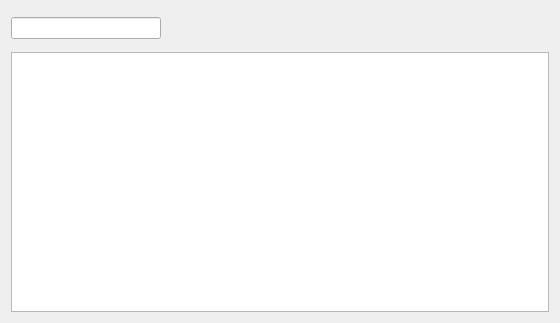
<?xml version="1.0" encoding="UTF-8"?>
<ui version="4.0">
 <class>MissionTableWidget</class>
 <widget class="QWidget" name="MissionTableWidget">
  <property name="geometry">
   <rect>
    <x>0</x>
    <y>0</y>
    <width>560</width>
    <height>323</height>
   </rect>
  </property>
  <property name="windowTitle">
   <string>Form</string>
  </property>
  <layout class="QVBoxLayout" name="verticalLayout">
   <item>
    <layout class="QHBoxLayout" name="horizontalLayout">
     <item>
      <widget class="QLineEdit" name="lineEdit">
       <property name="minimumSize">
        <size>
         <width>150</width>
         <height>0</height>
        </size>
       </property>
       <property name="maximumSize">
        <size>
         <width>150</width>
         <height>16777215</height>
        </size>
       </property>
      </widget>
     </item>
     <item>
      <widget class="QPushButton" name="pushButton">
       <property name="minimumSize">
        <size>
         <width>35</width>
         <height>35</height>
        </size>
       </property>
       <property name="maximumSize">
        <size>
         <width>35</width>
         <height>35</height>
        </size>
       </property>
       <property name="styleSheet">
        <string notr="true">border:0px;
background-color: rgba(255, 255, 255, 0);
border-image: url(:/image/search.png);</string>
       </property>
       <property name="text">
        <string/>
       </property>
      </widget>
     </item>
     <item>
      <spacer name="horizontalSpacer">
       <property name="orientation">
        <enum>Qt::Horizontal</enum>
       </property>
       <property name="sizeHint" stdset="0">
        <size>
         <width>40</width>
         <height>20</height>
        </size>
       </property>
      </spacer>
     </item>
     <item>
      <widget class="QPushButton" name="pushButton_2">
       <property name="minimumSize">
        <size>
         <width>35</width>
         <height>35</height>
        </size>
       </property>
       <property name="maximumSize">
        <size>
         <width>35</width>
         <height>35</height>
        </size>
       </property>
       <property name="styleSheet">
        <string notr="true">border:0px;
background-color: rgba(255, 255, 255, 0);
border-image: url(:/image/add.png);</string>
       </property>
       <property name="text">
        <string/>
       </property>
      </widget>
     </item>
     <item>
      <widget class="QPushButton" name="pushButton_5">
       <property name="minimumSize">
        <size>
         <width>35</width>
         <height>35</height>
        </size>
       </property>
       <property name="maximumSize">
        <size>
         <width>35</width>
         <height>35</height>
        </size>
       </property>
       <property name="styleSheet">
        <string notr="true">border:0px;
background-color: rgba(255, 255, 255, 0);
border-image: url(:/image/edit.png);</string>
       </property>
       <property name="text">
        <string/>
       </property>
      </widget>
     </item>
     <item>
      <widget class="QPushButton" name="pushButton_3">
       <property name="minimumSize">
        <size>
         <width>35</width>
         <height>35</height>
        </size>
       </property>
       <property name="maximumSize">
        <size>
         <width>35</width>
         <height>35</height>
        </size>
       </property>
       <property name="styleSheet">
        <string notr="true">border:0px;
background-color: rgba(255, 255, 255, 0);
border-image: url(:/image/delete.png);</string>
       </property>
       <property name="text">
        <string/>
       </property>
      </widget>
     </item>
     <item>
      <widget class="QPushButton" name="pushButton_4">
       <property name="minimumSize">
        <size>
         <width>35</width>
         <height>35</height>
        </size>
       </property>
       <property name="maximumSize">
        <size>
         <width>35</width>
         <height>35</height>
        </size>
       </property>
       <property name="styleSheet">
        <string notr="true">border:0px;
background-color: rgba(255, 255, 255, 0);
border-image: url(:/image/ok.png);</string>
       </property>
       <property name="text">
        <string/>
       </property>
      </widget>
     </item>
    </layout>
   </item>
   <item>
    <widget class="QTableWidget" name="tableWidget"/>
   </item>
  </layout>
 </widget>
 <resources/>
 <connections/>
</ui>
